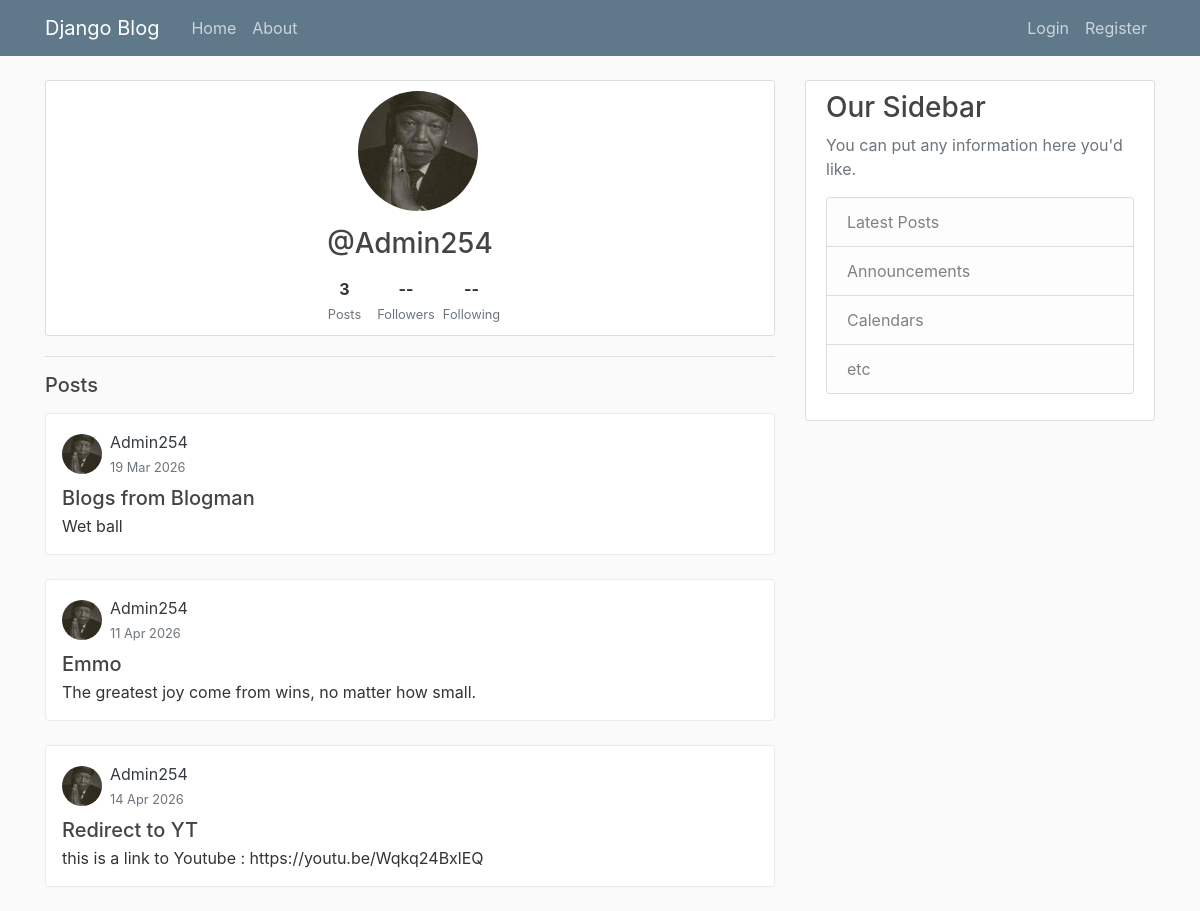
Screenshot of /user/Admin254/ with the database file from the repository.
### users/models.py (models this page shows, shortened)
class Profile(models.Model):
    user = models.OneToOneField(User, on_delete=models.CASCADE)
    image = models.ImageField(default='default.jpg', upload_to='profile_pics')

### blog/models.py (models this page shows, shortened)
class Post(models.Model):
    title = models.CharField(max_length=100)
    content = models.TextField()
    date_posted = models.DateTimeField(default=timezone.now)
    author = models.ForeignKey(User, on_delete=models.CASCADE)

### blog/views.py (the view)
# urls.py: path('user/<str:username>/', views.user_posts, name='user-posts'),
def user_posts(request, username):
    user = get_object_or_404(User, username=username)
    posts = Post.objects.filter(author=user)
    context = {
        'view_user': user,
        'posts': posts
    }
    return render(request, 'blog/user_posts.html', context)

### blog/templates/blog/user_posts.html (shortened to what this page needs)
{% extends "blog/base.html" %}
{% block content %}
<div class="content-section text-center">
  <img
    class="rounded-circle mb-3 ml-3"
    src="{{ view_user.profile.image.url }}"
    style="width: 120px; height: 120px; object-fit: cover;"
  >
  <h3 class="mb-1">@{{ view_user.username }}</h3>
  <div class="d-flex justify-content-center gap-4 mt-3">
    <div>
      <strong>{{ posts|length }}</strong><br>
      <small class="text-muted mx-2 ">Posts</small>
    </div>
    <div>
      <strong>--</strong><br>
      <small class="text-muted mx-2 ">Followers</small>
    </div>
    <div>
      <strong>--</strong><br>
      <small class="text-muted mx-auto ">Following</small>
    </div>
  </div>
</div>
<hr>
<h5 class="mb-3">Posts</h5>
{% for post in posts %}
  <article class="content-section mb-4 p-3 rounded" style="border: 1px solid #eaeaea;">
    <div class="d-flex align-items-center mb-2">
      <img
        class="rounded-circle me-2"
        src="{{ post.author.profile.image.url }}"
        style="width: 40px; height: 40px; object-fit: cover;"
      >
      <div class = "ml-2 ">
        <a href="{% url 'user-posts' post.author.username %}" class="fw-bold text-dark">
          {{ post.author }}
        </a><br>
        <small class="text-muted">
          {{ post.date_posted|date:"d M Y" }}
        </small>
      </div>
    </div>
    <h5 class="mb-1">{{ post.title }}</h5>
    <p class="mb-0">{{ post.content }}</p>
  </article>
{% empty %}
  <p class="text-muted">This user has no posts yet.</p>
{% endfor %}
{% endblock %}

### blog/static/blog/main.css (style rules this page uses)
body { background: #fafafa; color: #333333; margin-top: 5rem; }
h1, h2, h3, h4, h5, h6 { color: #444444; }
.content-section { background: #ffffff; padding: 10px 20px; border: 1px solid #dddddd; border-radius: 3px; margin-bottom: 20px; }

### rows the page displays
Post: author.profile.image (picture), author "Admin254", date_posted "19 Mar 2026", title "Blogs from Blogman", content "Wet ball"
Post: author.profile.image (picture), author "Admin254", date_posted "11 Apr 2026", title "Emmo", content "The greatest joy come from wins, no matter how small."
Post: author.profile.image (picture), author "Admin254", date_posted "14 Apr 2026", title "Redirect to YT", content "this is a link to Youtube : https://youtu.be/Wqkq24BxlEQ"

### other values shown
{{ view_user.username }} "Admin254"
{{ posts|length }} "3"
